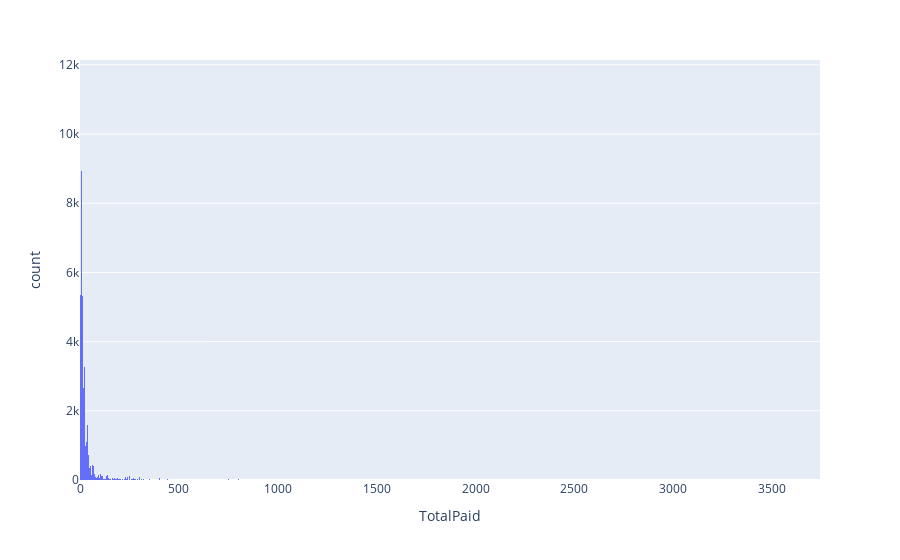

Source (notebook cell):
### Code cell
fig= px.histogram(df, x="TotalPaid")
fig.show()

### Figure 1 — Plotly figure (JSON) as saved in the notebook; plotly's stock layout.template omitted (floating-point values rounded to 4 significant figures; data arrays with more than 128 entries replaced by an {"elided": "..."} marker saying what was removed)
{"data": [{"alignmentgroup": "True", "bingroup": "x", "hovertemplate": "TotalPaid=%{x}<br>count=%{y}<extra></extra>", "legendgroup": "", "marker": {"color": "#636efa", "pattern": {"shape": ""}}, "name": "", "offsetgroup": "", "orientation": "v", "showlegend": false, "type": "histogram", "x": {"elided": "138107 int values"}, "xaxis": "x", "yaxis": "y"}], "layout": {"barmode": "relative", "legend": {"tracegroupgap": 0}, "margin": {"t": 60}, "xaxis": {"anchor": "y", "domain": [0, 1], "title": {"text": "TotalPaid"}}, "yaxis": {"anchor": "x", "domain": [0, 1], "title": {"text": "count"}}}}
